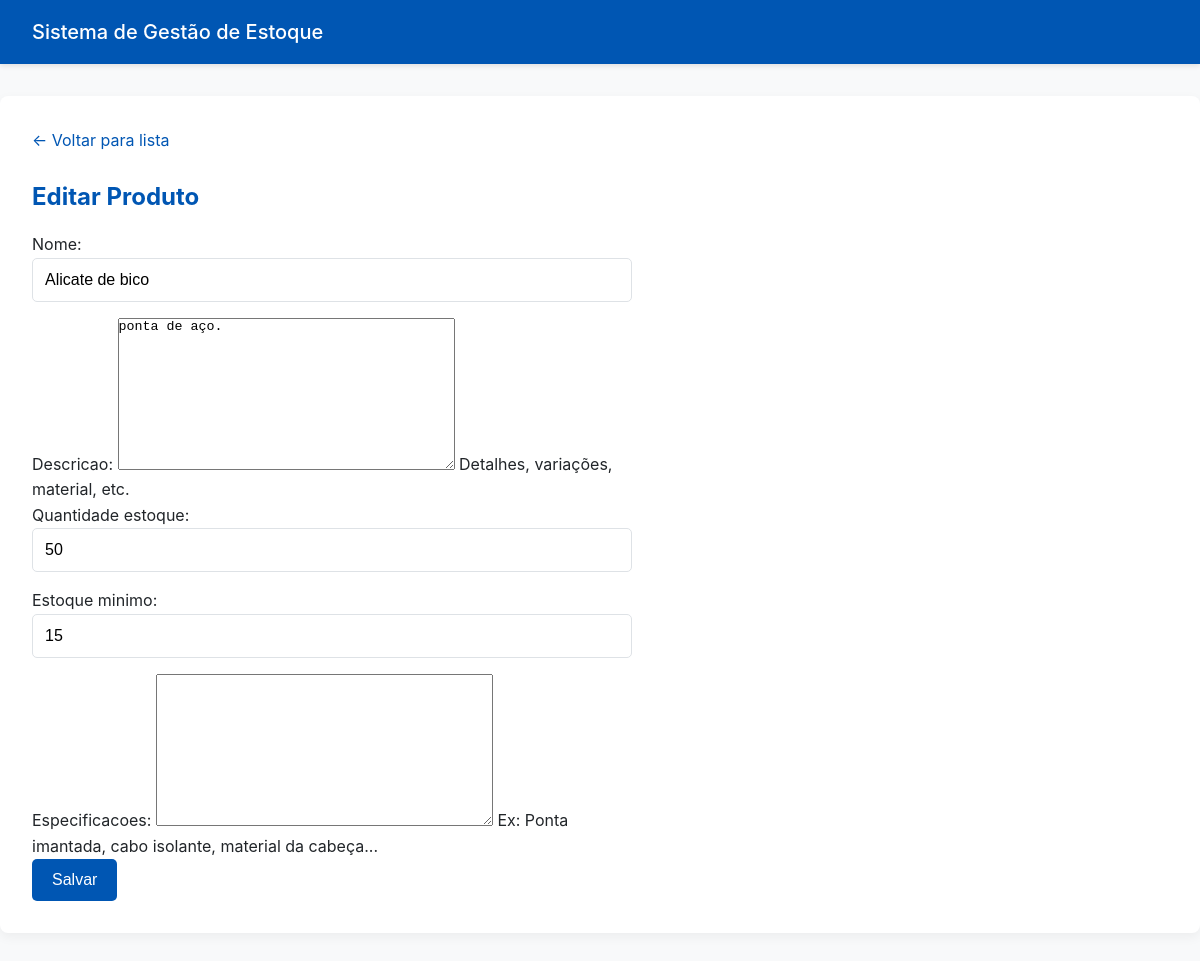
Screenshot of /produtos/editar/4/ (signed in) with the database file from the repository.
### produtos/models.py (models this page shows, shortened)
class Produto(models.Model):
    nome = models.CharField(max_length=100, unique=True)
    descricao = models.TextField(blank=True, null=True, help_text="Detalhes, variações, material, etc.")
    quantidade_estoque = models.PositiveIntegerField(default=0)
    estoque_minimo = models.PositiveIntegerField(default=10)
    especificacoes = models.TextField(blank=True, null=True, help_text="Ex: Ponta imantada, cabo isolante, material da cabeça...")

### produtos/views.py (the view)
# urls.py: path('editar/<int:pk>/', views.editar_produto, name='editar_produto'),
@login_required
def editar_produto(request, pk):
    produto = get_object_or_404(Produto, pk=pk) # Busca o produto ou retorna 404
    if request.method == 'POST':
        form = ProdutoForm(request.POST, instance=produto)
        if form.is_valid():
            form.save()
            return redirect('lista_produtos')
    else:
        form = ProdutoForm(instance=produto)
    return render(request, 'produtos/form_produto.html', {'form': form, 'titulo': 'Editar Produto'})

### produtos/forms.py
class ProdutoForm(forms.ModelForm):
    class Meta:
        model = Produto
        fields = ['nome', 'descricao', 'quantidade_estoque', 'estoque_minimo', 'especificacoes']

### templates/produtos/form_produto.html (shortened to what this page needs)
{% extends 'base.html' %}
{% block content %}
<div class="container">
    <nav>
        <a href="{% url 'lista_produtos' %}">← Voltar para lista</a>
    </nav>
    <h2>{{ titulo }}</h2>
    <form method="post" style="max-width: 600px;">
        {{ form.as_p }}
        <button type="submit" class="btn btn-primary">Salvar</button>
    </form>
</div>
{% endblock %}

### templates/base.html (style rules this page uses)
:root { --cor-primaria: #0056b3; --cor-secundaria: #f8f9fa; --cor-fundo: #ffffff; --cor-texto: #212529; --cor-borda: #dee2e6; --cor-sucesso: #28a745; --cor-perigo: #dc3545; --cor-aviso: #ffc107; --sombra: 0 4px 12px rgba(0, 0, 0, 0.05); }
* { box-sizing: border-box; margin: 0; padding: 0; }
body { font-family: -apple-system, BlinkMacSystemFont, "Segoe UI", Roboto, "Helvetica Neue", Arial, sans-serif; background-color: var(--cor-secundaria); color: var(--cor-texto); line-height: 1.6; }
.container { max-width: 1200px; margin: 2rem auto; padding: 2rem; background-color: var(--cor-fundo); border-radius: 8px; box-shadow: var(--sombra); }
h1, h2, h3 { margin-bottom: 1rem; color: var(--cor-primaria); }
a { color: var(--cor-primaria); text-decoration: none; }
.btn { display: inline-block; padding: 0.75rem 1.25rem; font-size: 1rem; font-weight: 500; text-align: center; text-decoration: none; cursor: pointer; border: none; border-radius: 5px; transition: opacity 0.2s ease; }
.btn-primary { background-color: var(--cor-primaria); color: white; }
form { margin-top: 1rem; }
input[type="text"], input[type="number"], input[type="password"], input[type="email"] { width: 100%; padding: 0.75rem; font-size: 1rem; border: 1px solid var(--cor-borda); border-radius: 5px; margin-bottom: 1rem; }
nav { margin-bottom: 1.5rem; }

### rows the page displays
Produto: nome "Alicate de bico", descricao "ponta de aço.", quantidade_estoque "50", estoque_minimo "15"

### other values shown
{{ titulo }} "Editar Produto"
